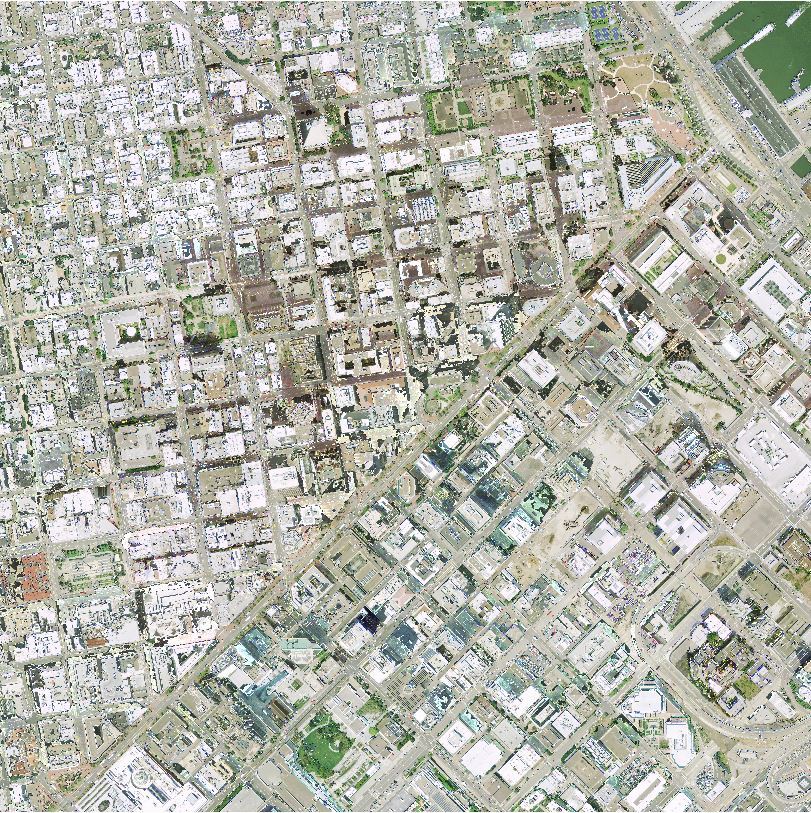
#> input picture shadow/2018-Shadow-Detection/Shadow_Compensated_Image.JPG, 811 x 813 px
$ python -i twhlecture.py   (imports and definitions only)   (older library calls are emulated)
#> lines starting #> are read from the running program, lines starting #| are printed output that depends on the picture
# ===========================================================================
#   twhlecture.py -----------------------------------------------------------
# ===========================================================================

#   import ------------------------------------------------------------------
# ---------------------------------------------------------------------------
from rsvis.utils.height import Height
from rsvis.utils import imgtools
import rsvis.utils.imgcontainer

from rsvis.tools.widgets import csbox, buttonbox, scalebox, settingsbox, combobox
from rsvis.tools.topwindow import tw, twhist

from skimage import segmentation, color
from skimage.future import graph

import cv2
import numpy as np
from tkinter import *
from tkinter import ttk

#   class -------------------------------------------------------------------
# ---------------------------------------------------------------------------
# [378 lines that did not run here, left out]

def skeletonize(img):
    """ OpenCV function to return a skeletonized version of img, a Mat object"""

    #  hat tip to http://felix.abecassis.me/2011/09/opencv-morphological-skeleton/

    img = img.copy() # don't clobber original
    skel = img.copy()

    skel[:,:] = 0
    kernel = cv2.getStructuringElement(cv2.MORPH_CROSS, (3,3))

    while True:
        eroded = cv2.morphologyEx(img, cv2.MORPH_ERODE, kernel)
        temp = cv2.morphologyEx(eroded, cv2.MORPH_DILATE, kernel)
        temp  = cv2.subtract(img, temp)
        skel = cv2.bitwise_or(skel, temp)
        img[:,:] = eroded[:,:]
        if cv2.countNonZero(img) == 0:
            break

    return skel

>>> import cv2
>>> picture = cv2.imread('../../../shadow/2018-Shadow-Detection/Shadow_Compensated_Image.JPG')
#> picture is the input picture: shape (813, 811, 3); mean B, G, R 168.5, 178.6, 177.2
>>> result = skeletonize(picture)
#> in skeletonize, `skel[:,:] = 0`: skel: shape (813, 811, 3); every value is 0
#> the loop in skeletonize, `while True:` made 1 pass
#> pass 1, in skeletonize, `eroded = cv2.morphologyEx(img, cv2.MORPH_ERODE, kernel)`:
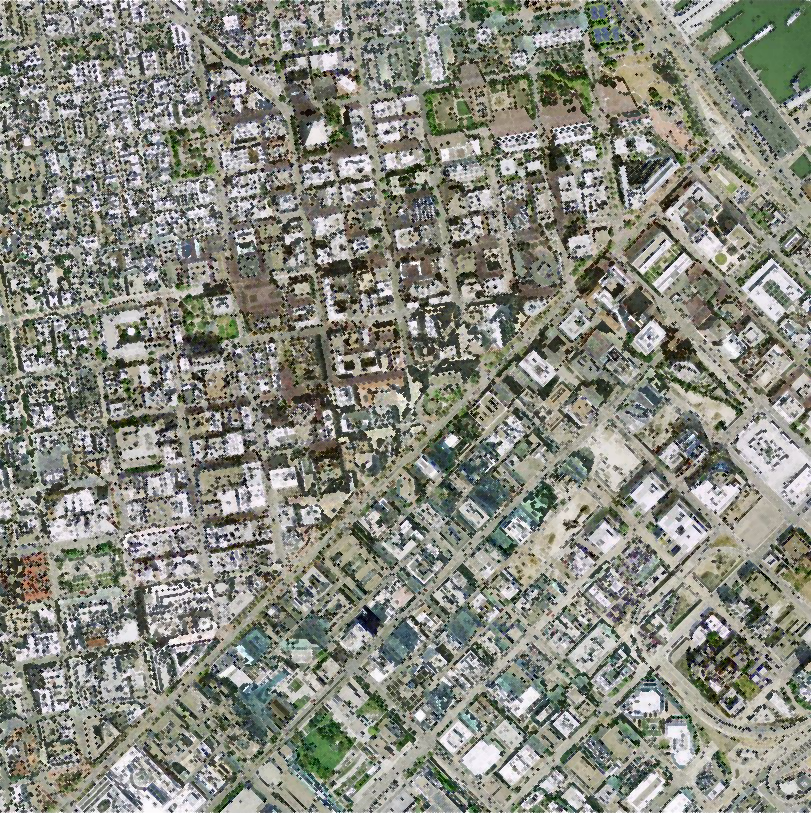
#> eroded: shape (813, 811, 3); mean B, G, R 126.7, 136.9, 135.4
#> pass 1, in skeletonize, `temp = cv2.morphologyEx(eroded, cv2.MORPH_DILATE, kernel)`:
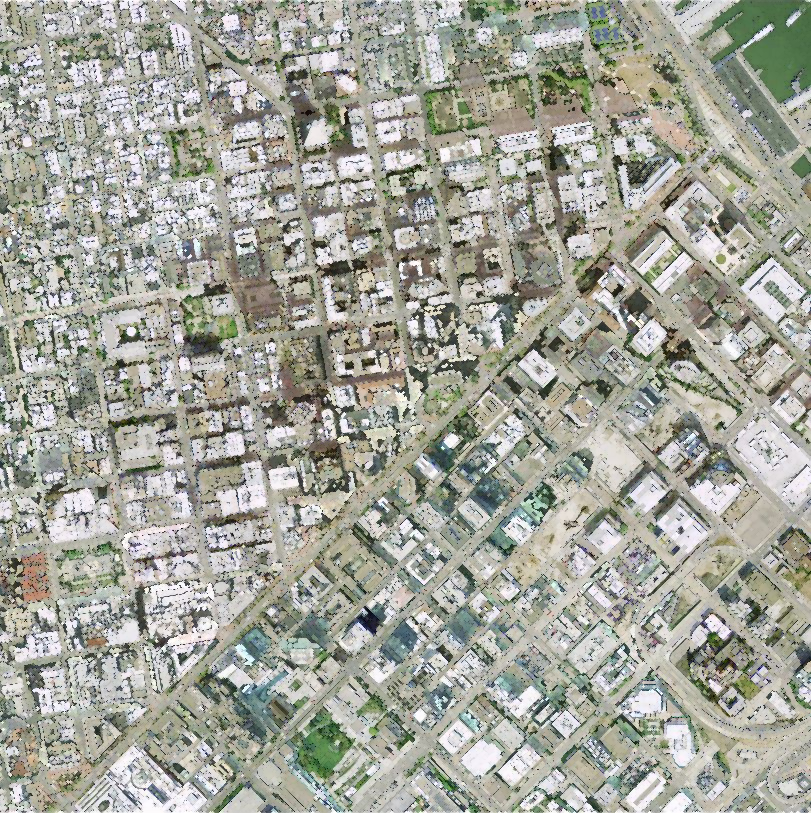
#> temp: shape (813, 811, 3); mean B, G, R 154.3, 164.3, 163.1
#> pass 1, in skeletonize, `temp  = cv2.subtract(img, temp)`:
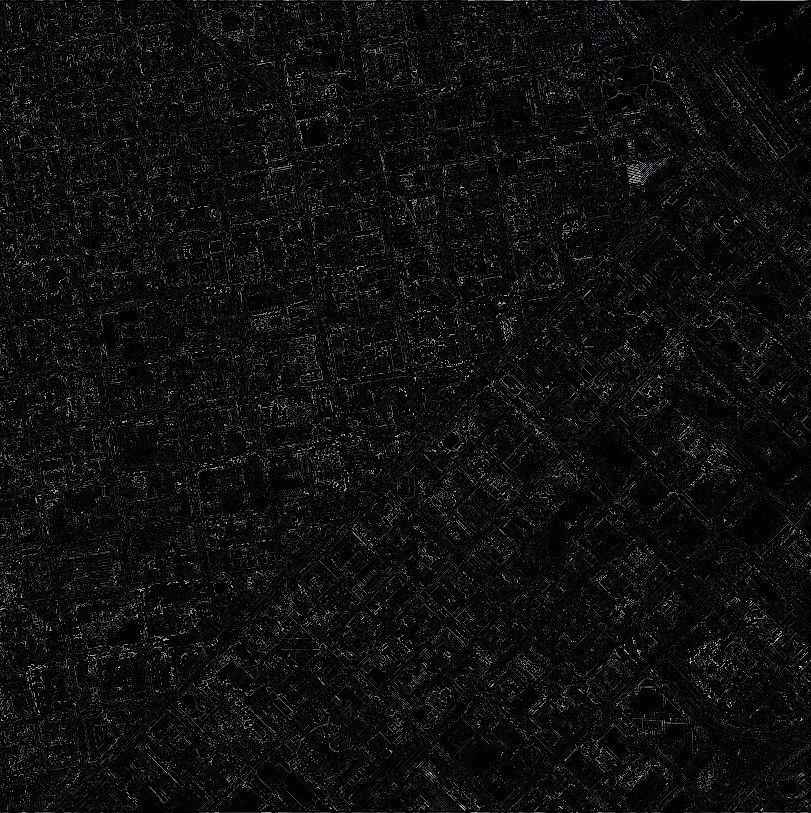
#> temp: shape (813, 811, 3); mean B, G, R 14.2, 14.3, 14.2
#> (the run stopped early here; a loop or call above may not have finished)

$ run again, on shadow/2018-Shadow-Detection/Test_Image.JPG
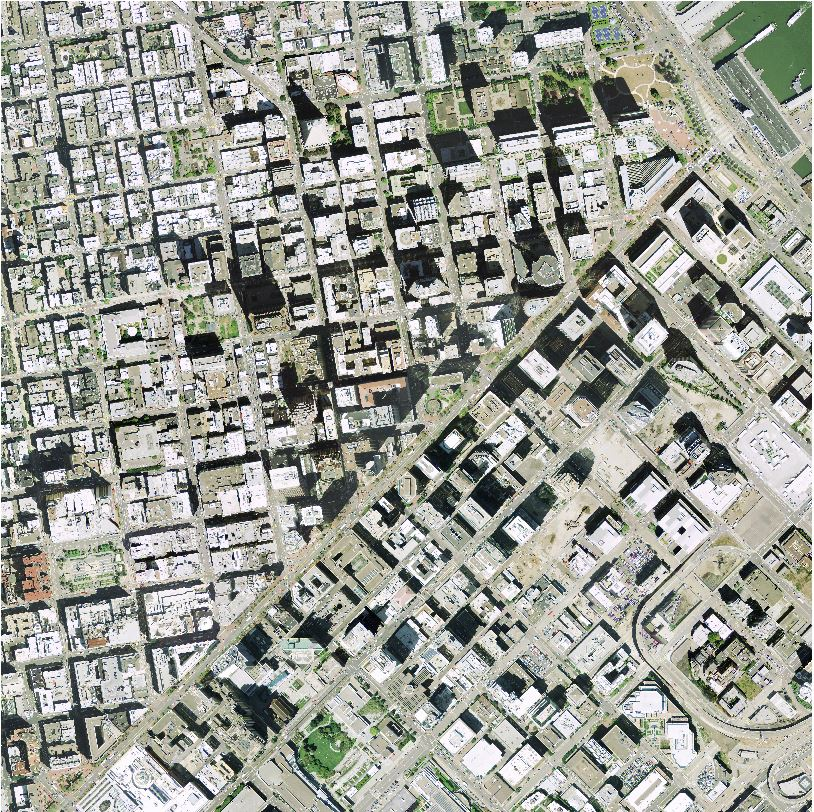
#> input picture shadow/2018-Shadow-Detection/Test_Image.JPG, 814 x 812 px
#> picture is the input picture: shape (812, 814, 3); mean B, G, R 148.8, 157.2, 155.2
#> skel: shape (812, 814, 3); every value is 0
#> the loop in skeletonize, `while True:` made 1 pass
#> pass 1, in skeletonize, `eroded = cv2.morphologyEx(img, cv2.MORPH_ERODE, kernel)`:
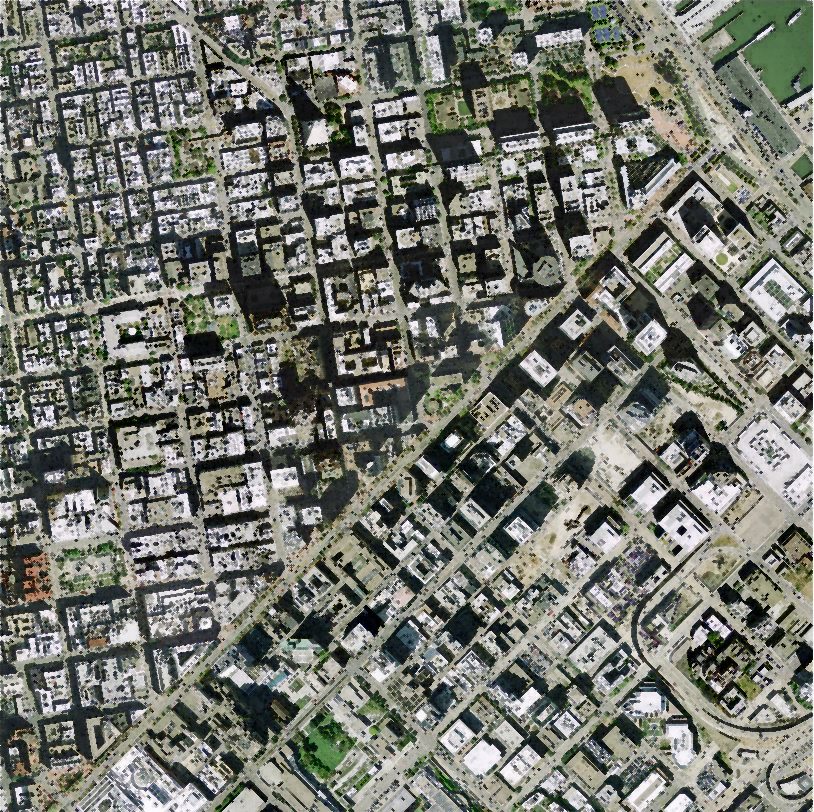
#> eroded: shape (812, 814, 3); mean B, G, R 109.7, 118.1, 115.9
#> pass 1, in skeletonize, `temp  = cv2.subtract(img, temp)`:
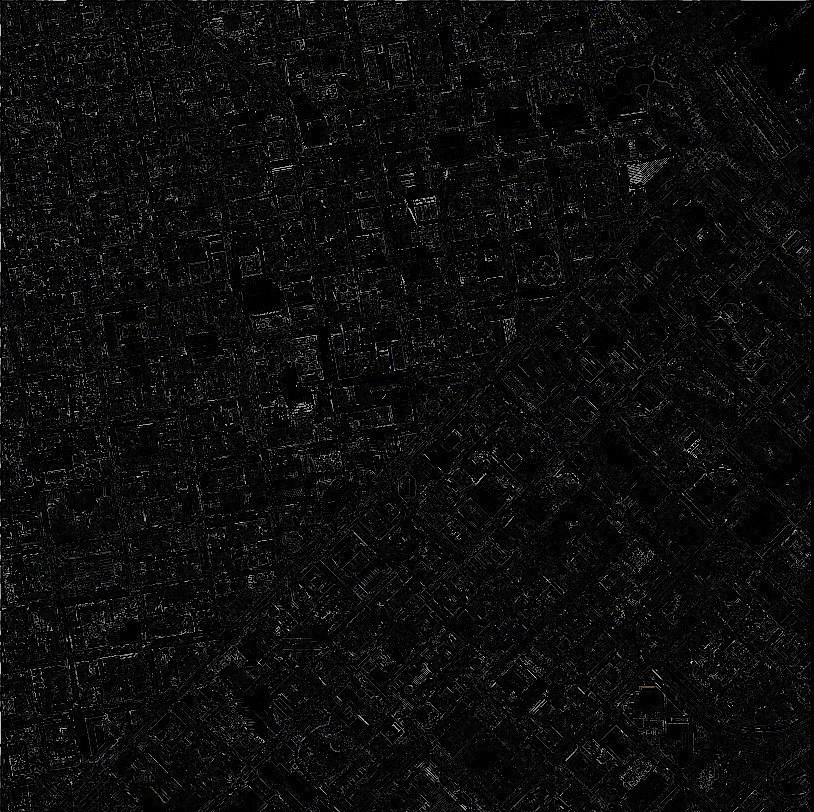
#> temp: shape (812, 814, 3); mean B, G, R 12.6, 12.6, 12.5

$ run again, on shadow/2018-Shadow-Detection/Zoomed_In_Original_Image.JPG
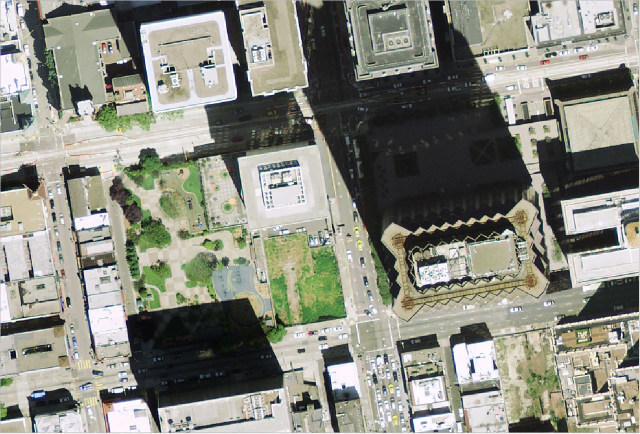
#> input picture shadow/2018-Shadow-Detection/Zoomed_In_Original_Image.JPG, 1280 x 867 px (shown at 1/2 size)
#> picture is the input picture: shape (867, 1280, 3); mean B, G, R 127, 137.6, 136.7
#> skel: shape (867, 1280, 3); every value is 0
#> the loop in skeletonize, `while True:` made 1 pass
#> pass 1, in skeletonize, `eroded = cv2.morphologyEx(img, cv2.MORPH_ERODE, kernel)`:
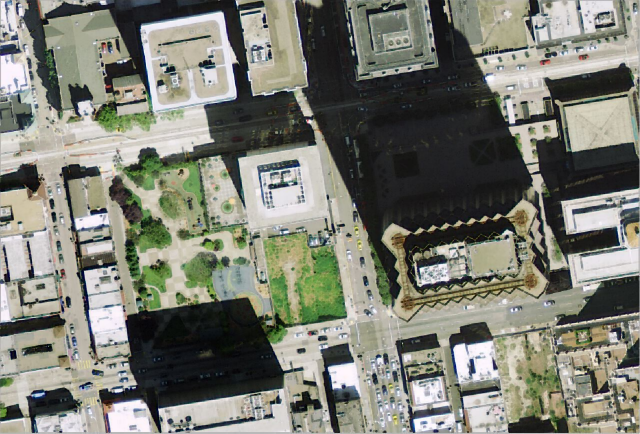
#> eroded: shape (867, 1280, 3) (shown at 1/2 size); mean B, G, R 114.2, 124.5, 123.2
#> pass 1, in skeletonize, `temp  = cv2.subtract(img, temp)`:
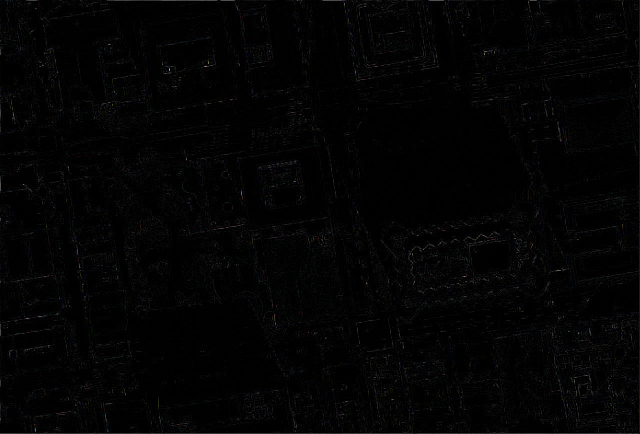
#> temp: shape (867, 1280, 3) (shown at 1/2 size); mean B, G, R 3.3, 3.2, 3.1
